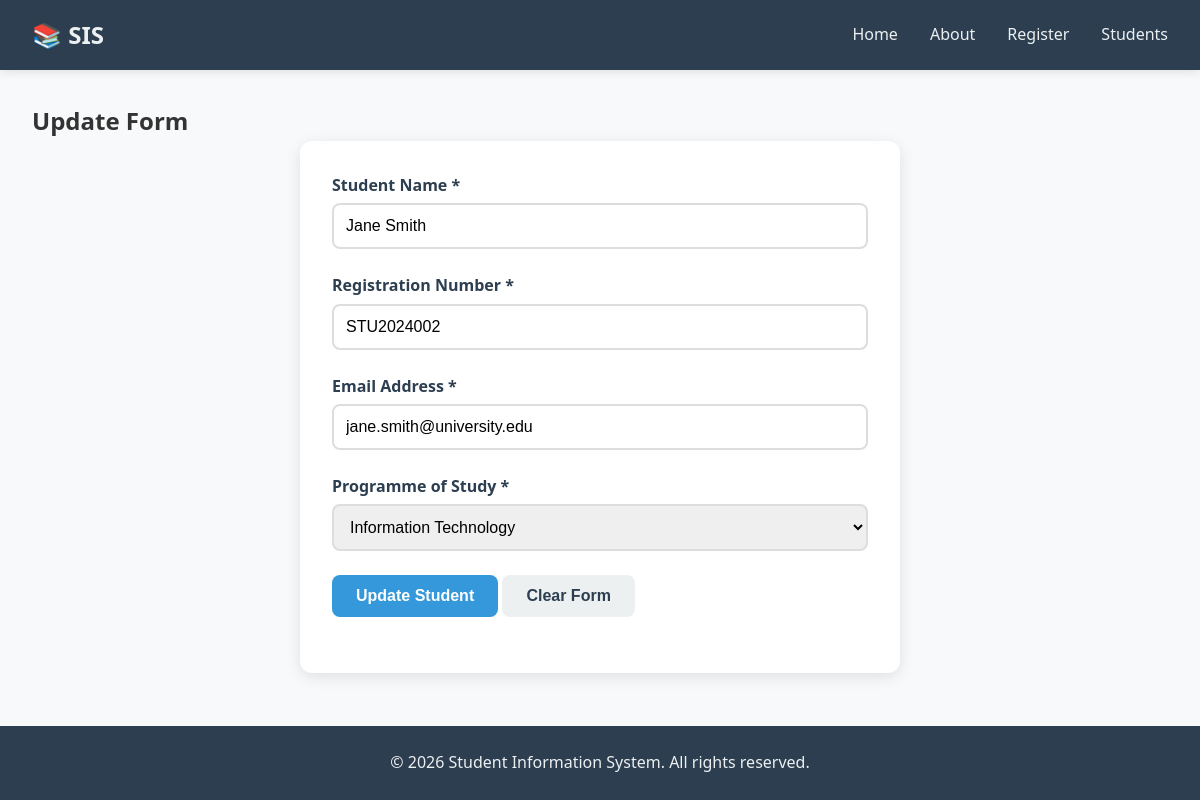
The page /student/2/update on the database its author committed.
### models.py (models this page shows, shortened)
class Student(db.Model):
    __tablename__ = 'students'
    id = db.Column(db.Integer, primary_key=True)
    student_name = db.Column(db.String(100), nullable=False)
    registration_number = db.Column(db.String(50), unique=True, nullable=False)
    email = db.Column(db.String(100), unique=True, nullable=False)
    programme = db.Column(db.String(100), nullable=False)
    registration_date = db.Column(db.DateTime, default=lambda: datetime.now(timezone.utc))
    is_active = db.Column(db.Boolean, default=True)
    def to_dict(self):
        return {
            'id': self.id,
            'student_name': self.student_name,
            'registration_number': self.registration_number,
            'email': self.email,
            'programme': self.programme,
            'registration_date': self.registration_date.strftime('%Y-%m-%d %H:%M:%S'),
            'is_active': self.is_active
        }

### app.py (the view, shortened to what this page needs)
@app.route('/student/<int:student_id>/update', methods=['GET', 'POST'])
def update_student(student_id):
    student = get_student_by_id(student_id)
    if not student:
        flash('Student not found!', 'error')
        return redirect(url_for('students_list'))
    return render_template('register.html', form_data=student.to_dict(), form_action=url_for('update_student', student_id=student_id))

### database.py (called while the page is built)
def get_student_by_id(student_id):
    return Student.query.get(student_id)

### templates/register.html (shortened to what this page needs)
{% extends "base.html" %}
{% block content %}
    <section class="register-page">
        {% if form_data %}
        <h2>Update Form</h2>
        {% else %}
        <h2>Student Registration Form</h2>
        {% endif %}
        <div class="form-container">
            <form method="POST" action="{{ form_action if form_action else url_for('register') }}" class="registration-form">
                <div class="form-group">
                    <label for="student_name">Student Name *</label>
                    <input type="text" id="student_name" name="student_name" value="{{ form_data.student_name if form_data else ""}}"
                           placeholder="Enter your full name" required>
                </div>
                <div class="form-group">
                    <label for="registration_number">Registration Number *</label>
                    <input type="text" id="registration_number" name="registration_number"  value="{{ form_data.registration_number if form_data else ""}}"
                           placeholder="e.g., STU123456" required>
                </div>
                <div class="form-group">
                    <label for="email">Email Address *</label>
                    <input type="email" id="email" name="email" value="{{ form_data.email if form_data else ""}}"
                           placeholder="you@mak.ac.ug" required>
                </div>
                <div class="form-group">
                    <label for="programme">Programme of Study *</label>
                    <select id="programme" name="programme" required>
                        <option value="Information Technology" {% if form_data and form_data.programme == 'Information Technology' %}selected{% endif %}>Information Technology</option>
                    </select>
                </div>
                <div class="form-group">
                    {% if form_data %}
                    <button type="submit" class="btn btn-primary">Update Student</button>
                    {% else %}
                    <button type="submit" class="btn btn-primary">Register Student</button>
                    {% endif %}
                    <button type="reset" class="btn btn-secondary">Clear Form</button>
                </div>
            </form>
        </div>
    </section>
{% endblock %}

### static/style.css (style rules this page uses)
* { margin: 0; padding: 0; box-sizing: border-box; }
body { font-family: 'Segoe UI', Tahoma, Geneva, Verdana, sans-serif; line-height: 1.6; color: #333; background-color: #f8f9fa; min-height: 100vh; display: flex; flex-direction: column; }
.btn { display: inline-block; padding: 0.75rem 1.5rem; border: none; border-radius: 8px; font-size: 1rem; font-weight: 600; cursor: pointer; text-decoration: none; transition: background-color 0.3s ease, transform 0.2s ease; }
.btn-primary { background-color: #3498db; color: white; }
.btn-secondary { background-color: #ecf0f1; color: #2c3e50; }
.form-container { background: white; padding: 2rem; border-radius: 12px; box-shadow: 0 4px 15px rgba(0, 0, 0, 0.1); max-width: 600px; margin: 0 auto; }
.registration-form .form-group { margin-bottom: 1.5rem; }
.registration-form label { display: block; font-weight: 600; margin-bottom: 0.3rem; color: #2c3e50; }
.registration-form input, .registration-form select { width: 100%; padding: 0.75rem; border: 2px solid #ddd; border-radius: 8px; font-size: 1rem; transition: border-color 0.3s ease; }

### rows shown on the page
Student: student_name "Jane Smith", registration_number "STU2024002", email "jane.smith@university.edu", programme "Information Technology"
